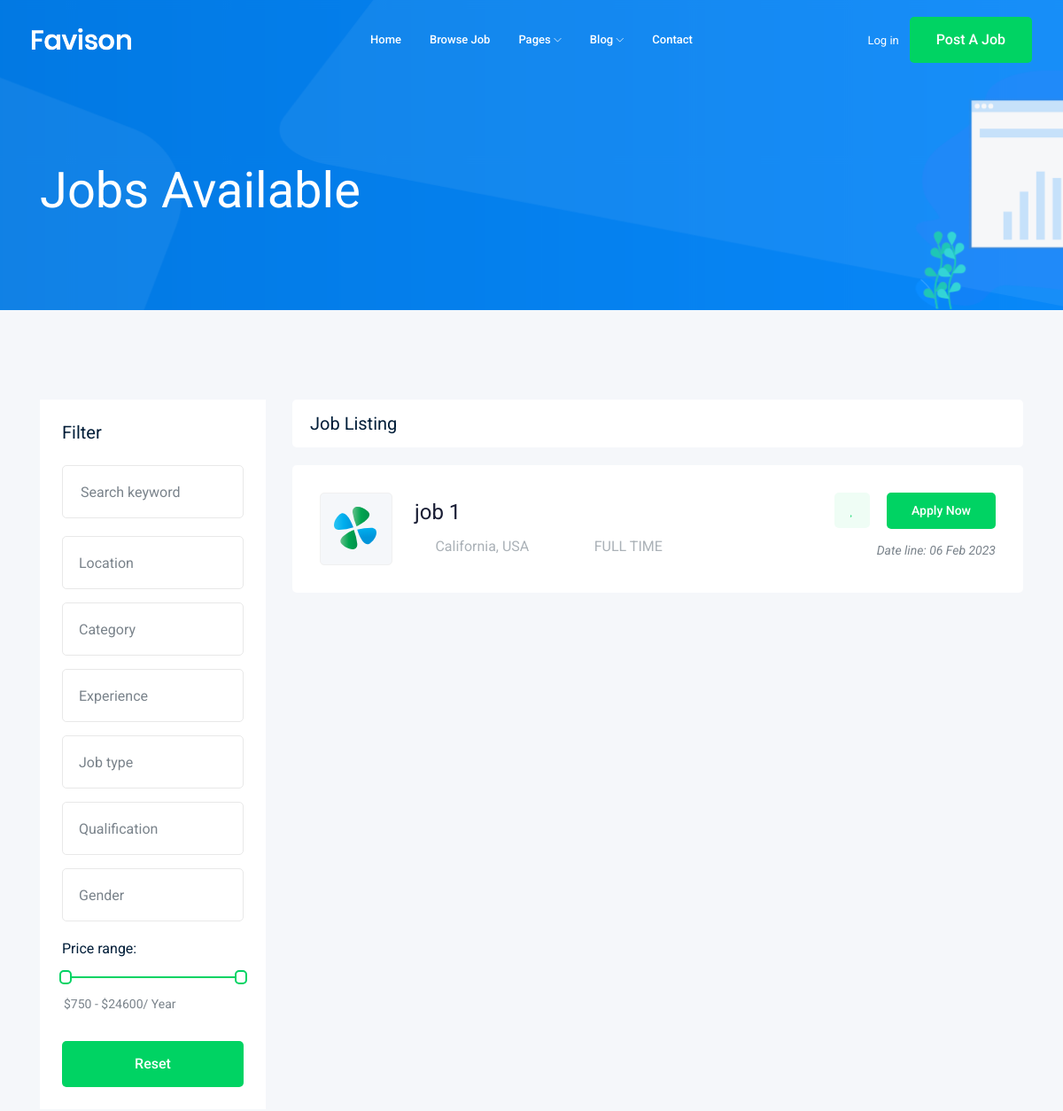
The page /jobs/?page=2 (upper part) on the database as committed earlier.
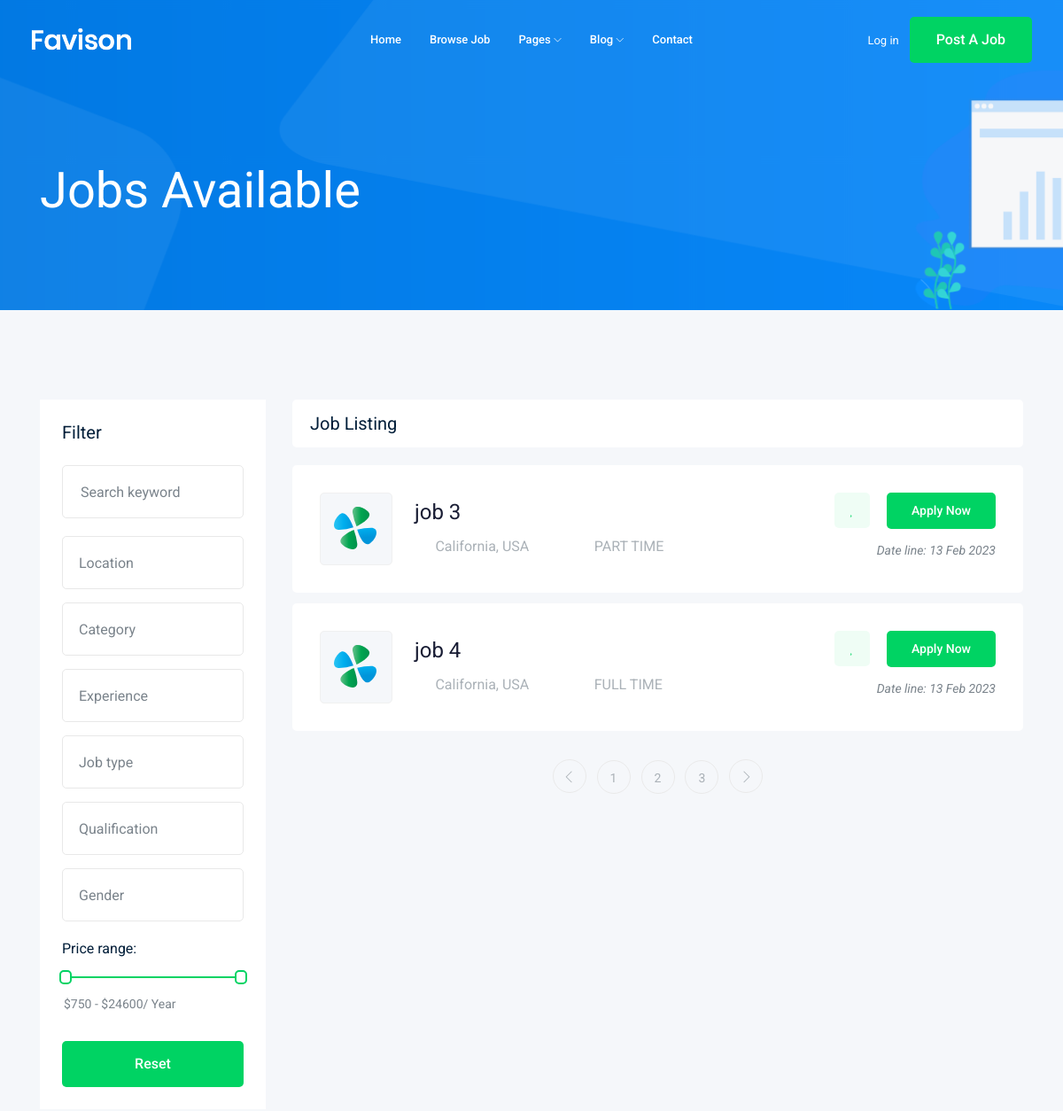
The same page on the database as committed later.
### job/models.py (models this page shows, shortened)
class Job(models.Model):
    Publisher = models.ForeignKey(User, related_name=("Publisher"), on_delete=models.CASCADE)
    title = models.CharField(max_length=50)
    location = models.CharField( max_length=50)
    Job_Nature = models.CharField(max_length=15, choices=JOB_TYPE)
    Published_time = models.DateTimeField(auto_now=True)
    description = models.TextField(max_length=1000)
    Vacancy = models.IntegerField(default=1)
    Salary = models.IntegerField(default=0)
    experience = models.IntegerField(default=0)
    category = models.ForeignKey('Category', on_delete=models.CASCADE, blank=True)
    img = models.ImageField(upload_to=img_upload)
    slug = models.SlugField(null=True, blank=True)
    def __str__(self):
        return self.title

### job/views.py (the view)
# urls.py: path('', views.job_lister, name='job_list'),
def job_lister(request):
    job_list = Job.objects.all()
    paginator = Paginator(job_list, 2) # Show 2 contacts per page.
    page_number = request.GET.get('page')
    page_obj = paginator.get_page(page_number)
    context = {'jobs':page_obj}
    return render(request, 'job/job_list.html', context)

### job/templates/job/job_list.html (shortened to what this page needs)
{% extends "base.html" %}
{% block body %}
    <div class="bradcam_area bradcam_bg_1">
        <div class="container">
            <div class="row">
                <div class="col-xl-12">
                    <div class="bradcam_text">
                        <h3>{{jobs.count}} Jobs Available</h3>
                    </div>
                </div>
            </div>
        </div>
    </div>
    <div class="job_listing_area plus_padding">
        <div class="container">
            <div class="row">
                <div class="col-lg-3">
                    <div class="job_filter white-bg">
                        <div class="form_inner white-bg">
                            <h3>Filter</h3>
                            <form action="#">
                                <div class="row">
                                    <div class="col-lg-12">
                                        <div class="single_field">
                                            <input type="text" placeholder="Search keyword">
                                        </div>
                                    </div>
                                    <div class="col-lg-12">
                                    </div>
                                    <div class="col-lg-12">
                                    </div>
                                    <div class="col-lg-12">
                                    </div>
                                    <div class="col-lg-12">
                                    </div>
                                    <div class="col-lg-12">
                                    </div>
                                    <div class="col-lg-12">
                                    </div>
                                </div>
                            </form>
                        </div>
                        <div class="range_wrap">
                            <label for="amount">Price range:</label>
                            <div id="slider-range"></div>
                            <p>
                                <input type="text" id="amount" readonly style="border:0; color:#7A838B; font-size: 14px; font-weight:400;">
                            </p>
                        </div>
                        <div class="reset_btn">
                            <button  class="boxed-btn3 w-100" type="submit">Reset</button>
                        </div>
                    </div>
                </div>
                <div class="col-lg-9">
                    <div class="recent_joblist_wrap">
                        <div class="recent_joblist white-bg ">
                            <div class="row align-items-center">
                                <div class="col-md-6">
                                    <h4>Job Listing</h4>
                                </div>
                            </div>
                        </div>
                    </div>
                    <div class="job_lists m-0">
                        <div class="row">
                        {% for job in jobs %}
                            <div class="col-lg-12 col-md-12">
                                <div class="single_jobs white-bg d-flex justify-content-between">
                                    <div class="jobs_left d-flex align-items-center">
                                        <div class="thumb">
                                            <img src="img/svg_icon/1.svg" alt="">
                                        </div>
                                        <div class="jobs_conetent">
                                            <a href="{% url 'jobs:job_details' job.slug %}"><h4>{{job}}</h4></a>
                                            <div class="links_locat d-flex align-items-center">
                                                <div class="location">
                                                    <p> <i class="fa fa-map-marker"></i> California, USA</p>
                                                </div>
                                                <div class="location">
                                                    <p> <i class="fa fa-clock-o"></i> {{job.Job_Nature}}</p>
                                                </div>
                                            </div>
                                        </div>
                                    </div>
                                    <div class="jobs_right">
                                        <div class="apply_now">
                                            <a class="heart_mark" href="#"> <i class="fa fa-heart"></i> </a>
                                            <a href="{% url 'jobs:job_details' job.id %}" class="boxed-btn3">Apply Now</a>
                                        </div>
                                        <div class="date">
                                            <p>Date line: {{job.Published_time|date:'d M o'}}</p>
                                        </div>
                                    </div>
                                </div>
                            </div>
                            {% endfor %}
                        </div>
                        {% if jobs.has_other_pages %}
                            <div class="row">
                                <div class="col-lg-12">
                                    <div class="pagination_wrap">
                                        <ul>
                                            {% if jobs.has_previous %}
                                                <li><a href="?page={{jobs.previous_page_number}}"> <i class="ti-angle-left"></i> </a></li>
                                                {% endif %}
                                            {% for contact in jobs.paginator.page_range %}
                                                <li><a href="?page={{contact}}"><span>{{contact}}</span></a></li>
                                                {% endfor %}
                                            {% if jobs.has_next %}
                                                <li><a href="?page={{jobs.paginator.num_pages}}"> <i class="ti-angle-right"></i> </a></li>
                                                {% endif %}
                                        </ul>
                                    </div>
                                </div>
                            </div>
                            {% endif %}
                    </div>
                </div>
            </div>
        </div>
    </div>
    {% endblock body %}

### templates/base.html (shortened to what this page needs)
{% load static %}
<!doctype html>
<html class="no-js' %}" lang="zxx">
<head>
    <link rel="stylesheet" href="{% static 'css/bootstrap.min.css' %}">
    <link rel="stylesheet" href="{% static 'css/owl.carousel.min.css' %}">
    <link rel="stylesheet" href="{% static 'css/magnific-popup.css' %}">
    <link rel="stylesheet" href="{% static 'css/font-awesome.min.css' %}">
    <link rel="stylesheet" href="{% static 'css/themify-icons.css' %}">
    <link rel="stylesheet" href="{% static 'css/nice-select.css' %}">
    <link rel="stylesheet" href="{% static 'css/flaticon.css' %}">
    <link rel="stylesheet" href="{% static 'css/jquery-ui.css' %}">
    <link rel="stylesheet" href="{% static 'css/gijgo.css' %}">
    <link rel="stylesheet" href="{% static 'css/animate.min.css' %}">
    <link rel="stylesheet" href="{% static 'css/slicknav.css' %}">
    <link rel="stylesheet" href="{% static 'css/style.css' %}">
</head>
<body>
    <header>
        <div class="header-area ">
            <div id="sticky-header" class="main-header-area">
                <div class="container-fluid ">
                    <div class="header_bottom_border">
                        <div class="row align-items-center">
                            <div class="col-xl-3 col-lg-2">
                                <div class="logo">
                                    <a href="index.html">
                                        <img src="img/logo.png" alt="">
                                    </a>
                                </div>
                            </div>
                            <div class="col-xl-6 col-lg-7">
                                <div class="main-menu  d-none d-lg-block">
                                    <nav>
                                        <ul id="navigation">
                                            <li><a href="index.html">home</a></li>
                                            <li><a href="{% url 'jobs:job_list' %}">Browse Job</a></li>
                                            <li><a href="#">pages <i class="ti-angle-down"></i></a>
                                            </li>
                                            <li><a href="#">blog <i class="ti-angle-down"></i></a>
                                            </li>
                                            <li><a href="{% url 'contact:send_mail' %}">Contact</a></li>
                                        </ul>
                                    </nav>
                                </div>
                            </div>
                            <div class="col-xl-3 col-lg-3 d-none d-lg-block">
                                <div class="Appointment">
                                    <div class="phone_num d-none d-xl-block">
                                        <a href="#">Log in</a>
                                    </div>
                                    <div class="d-none d-lg-block">
                                        <a class="boxed-btn3" href="{% url 'jobs:add_job' %}">Post a Job</a>
                                    </div>
                                </div>
                            </div>
                            <div class="col-12">
                            </div>
                        </div>
                    </div>
                </div>
            </div>
        </div>
    </header>
    {% block body %}
    {% endblock body %}
</body>
</html>

Rows that differ between the two databases and show on the page:
no longer on this page (row edited): Job: title "job 1", Job_Nature "FULL TIME", Published_time "06 Feb 2023"
added Job: title "job 3", Job_Nature "PART TIME", Published_time "13 Feb 2023"
added Job: title "job 4", Job_Nature "FULL TIME", Published_time "13 Feb 2023"
Other text that changed with them:
new list line: "1"
new list line: "2"
new list line: "3"
